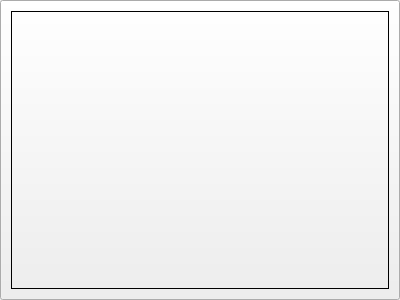
<?xml version="1.0" encoding="UTF-8"?>
<ui version="4.0">
 <class>ColorButton</class>
 <widget class="QPushButton" name="ColorButton">
  <property name="geometry">
   <rect>
    <x>0</x>
    <y>0</y>
    <width>400</width>
    <height>300</height>
   </rect>
  </property>
  <property name="minimumSize">
   <size>
    <width>0</width>
    <height>40</height>
   </size>
  </property>
  <property name="windowTitle">
   <string>Form</string>
  </property>
  <layout class="QHBoxLayout" name="horizontalLayout">
   <item>
    <widget class="QLabel" name="colorLabel">
     <property name="sizePolicy">
      <sizepolicy hsizetype="Expanding" vsizetype="Expanding">
       <horstretch>0</horstretch>
       <verstretch>0</verstretch>
      </sizepolicy>
     </property>
     <property name="frameShape">
      <enum>QFrame::Shape::Box</enum>
     </property>
     <property name="text">
      <string/>
     </property>
     <property name="alignment">
      <set>Qt::AlignmentFlag::AlignCenter</set>
     </property>
    </widget>
   </item>
  </layout>
 </widget>
 <resources/>
 <connections/>
</ui>
